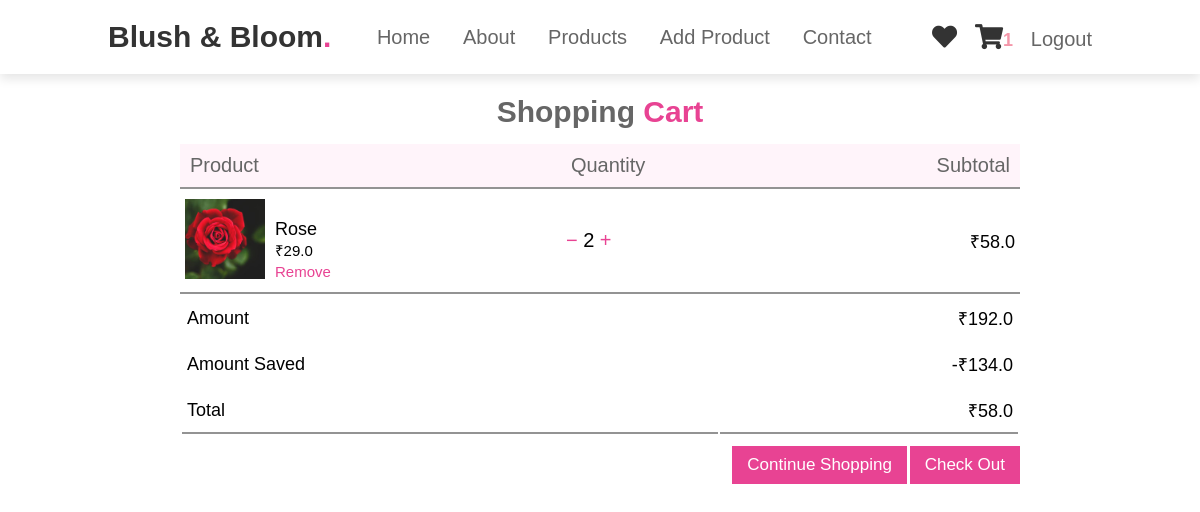
Before: /order-summary/ (signed in) with the older database file.
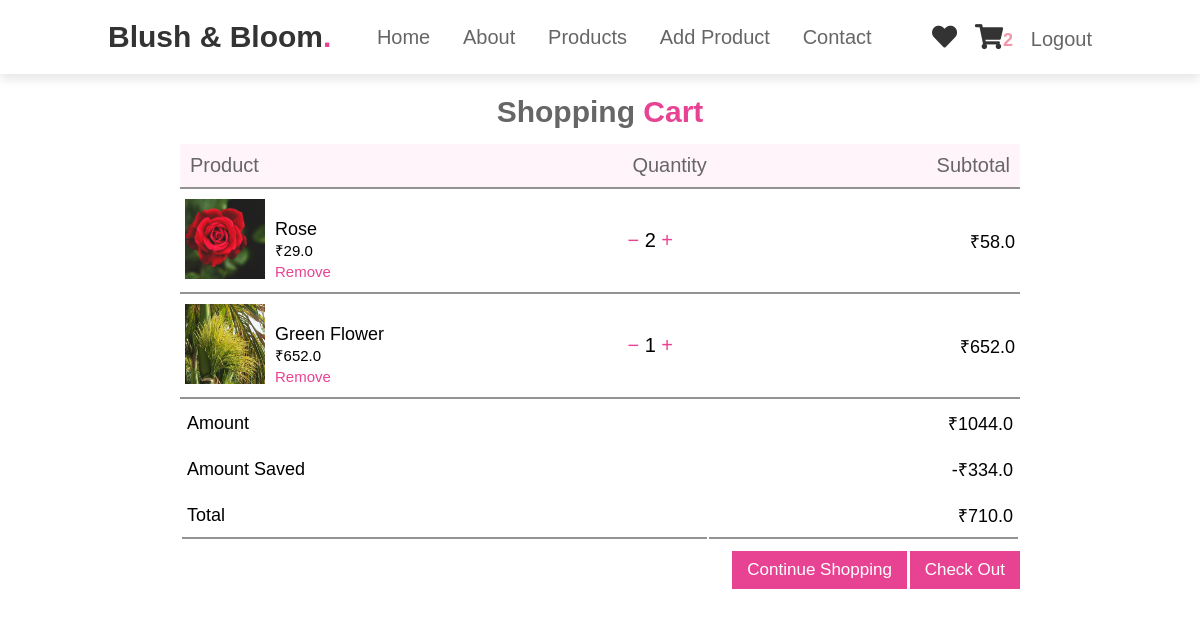
After: the same page with the newer database file.
### core/models.py (models this page shows, shortened)
class CartItem(models.Model):
    user = models.ForeignKey(User, on_delete=models.CASCADE)
    item = models.ManyToManyField(Order)
    start_date = models.DateTimeField(auto_now_add=True)
    order_date = models.DateTimeField(null=True)
    order_address = models.ForeignKey(
        UserAddress, on_delete=models.SET_NULL, blank=True, null=True)
    ordered = models.BooleanField(default=False)
    class Meta:
        verbose_name = 'CartItem'
        verbose_name_plural = 'CartItems'
    def __str__(self):
        return self.user.username
    def get_total_price(self):
        total = 0
        for order_item in self.item.all():
            total += order_item.get_total_item_price()
        return total
    def get_amount_saved(self):
        total = 0
        for order_item in self.item.all():
            total += order_item.get_amount_saved()
        return total
    def price_afted_saved(self):
        total = 0
        for order_item in self.item.all():
            total += order_item.get_final_price()
        return total

class Order(models.Model):
    user = models.ForeignKey(User, on_delete=models.CASCADE)
    ordered = models.BooleanField(default=False)
    wishlist = models.BooleanField(default=False)
    item = models.ForeignKey(Item, on_delete=models.CASCADE)
    quantity = models.IntegerField(default=1)
    class Meta:
        verbose_name_plural = 'Orders'
    def get_total_item_price(self):
        return self.quantity * self.item.price
    def get_discount_item_price(self):
        return self.quantity * self.item.discount_price
    def get_amount_saved(self):
        return self.get_total_item_price() - self.get_discount_item_price()
    def get_final_price(self):
        if self.item.discount_price:
            return self.get_discount_item_price()
        return self.get_total_item_price()

class Item(models.Model):
    flower_name = models.CharField(max_length=100, default="")
    price = models.FloatField()
    discount_price = models.FloatField(blank=True, null=True)
    description = models.TextField()
    category = models.ForeignKey(Category, on_delete=models.CASCADE)
    label = models.CharField(choices=label_choices,
                             default="", max_length=2, blank=True, null=True)
    item_image = models.ImageField(
        upload_to="uploads/", default='/images/no-image.jpg')
    is_auctioned = models.BooleanField(default=False)
    class Meta:
        verbose_name_plural = 'Items'
    def get_add_to_cart_url(self):
        return reverse("core:add-to-cart", kwargs={'pk': self.pk})
    def get_remove_from_cart_url(self):
        return reverse("core:remove-from-cart", kwargs={'pk': self.pk})
    def get_reduce_quantity_item_url(self):
        return reverse("core:reduce-quantity-item", kwargs={'pk': self.pk})

### core/views.py (the view)
# urls.py: path('order-summary/', OrderSummary, name='order-summary'),
@login_required(login_url='/login/')
def OrderSummary(request):
    cart_items, created = CartItem.objects.get_or_create(
        user=request.user, ordered=False)
    context = {'cart_items': cart_items}
    print(cart_items)
    return render(request, 'cart.html', context)

### core/templatetags/cart_tags.py (called while the page is built)
@register.filter
def cart_item_count(user):
    if user.is_authenticated:
        items = CartItem.objects.filter(user=user, ordered=False)
        if items.exists():
            return items[0].item.count()
        else:
            return 0
    else:
        return 0

### Templates/cart.html
{% extends 'base.html' %}
{% load static %}
{% block csslink %}
<link rel="stylesheet" href={% static 'css/cart.css' %}/>
{% endblock csslink %}
{% block content %}
<div class="small-container cart-page">
{% if cart_items.item.all %}
  <h3 class="head">Shopping <span>Cart</span></h3>
  <top>
    <table>
      <tr>
        <th>Product</th>
        <th>Quantity</th>
        <th>Subtotal</th>
      </tr>
      {% for cart_item in cart_items.item.all %}
          <tr>
            <td>
              <div class="cart-info">
                <img src={{cart_item.item.item_image.url}} alt="" />
                <div class="data">
                  <p>{{cart_item.item.flower_name}}</p>
                  <small>&#8377;{{cart_item.item.discount_price}}</small>
                  <br />
                  <a href="{{cart_item.item.get_remove_from_cart_url}}">Remove</a>
                </div>
              </div>
            </td>
            <td style="font-size: 2rem;">
              <a href="{{ cart_item.item.get_reduce_quantity_item_url }}"><span id=plusorminus >&#8722;</span></a>
              {{cart_item.quantity}}
              <a href="{{cart_item.item.get_add_to_cart_url}}"><span id=plusorminus >&#43;</span></a>
            </td>
            <td>&#8377;{{cart_item.get_discount_item_price}}</td>
          </tr>
      {% endfor %}
    </table>
  </top>
  <div class="total-price">
    <table>
      <tr>
        <td>Amount</td>
        <td>&#8377;{{cart_items.get_total_price }}</td>
      </tr>
      <tr>
        <td>Amount saved</td>
        <td>-&#8377;{{cart_items.get_amount_saved}}</td>
      </tr>
      <tr class="under">
        <td>Total</td>
        <td>&#8377;{{cart_items.price_afted_saved}}</td>
      </tr>
    </table>
  </div>
  <div style="display: block ruby;text-align: end;">
    <div class="checkout">
      <a href="{% url 'core:Home-Page' %}">Continue Shopping</a>
    </div>
    <div class="checkout">
      <a href="{% url 'core:checkout' %}">check out</a>
    </div>
  </div>
  {% else %}
  <h3 class="head">Empty<span>Cart</span></h3>
  <div class="checkout" style="text-align: center;">
    <a href="{% url 'core:Home-Page' %}">Continue Shopping</a>
  </div>
  {% endif %}
</div>
    {% endblock content %}

### Templates/base.html (shortened to what this page needs)
{% load static %}
{% load cart_tags %}
<!DOCTYPE html>
<html lang="en">
  <head>
    <link
      rel="stylesheet"
      href="https://cdnjs.cloudflare.com/ajax/libs/font-awesome/5.15.4/css/all.min.css"
    />
    <link rel="stylesheet" href= {% static 'css/style.css' %}/>
    {% block csslink %}
    {% endblock csslink %}
  </head>
  <body>
    <div>
    <header>
      <a href="#" class="logo">Blush & Bloom<span>.</span></a>
      <nav class="navbar">
        <a href="{% url 'core:Home-Page' %}">home</a>
        <a href="#about">about</a>
        <a href="#products">products</a>
        {% if request.user.is_superuser %}
        <a href="/admin/core/item/add/">Add Product</a>
        {% else %}
        <a href="#review">review</a>
        {% endif %}
        <a href="#contact">contact</a>
      </nav>
      <div class="icons">
        <a href="{% url 'core:wishlist' %}" class="fas fa-heart"></a>
        <a href="{% url 'core:order-summary' %}" class="fas fa-shopping-cart"
        ><span style=" color: #f496a9; font-size: large;">{{request.user | cart_item_count }}</span></a>
        {% if request.user.is_authenticated %}
        <a href="{% url 'Accounts:Logout' %}" id="login" style="color: #666; font-size:2rem;">Logout</a>
        {% else %}
        <a href="{% url 'Accounts:Login' %}" class="fas fa-user"></a>
        {% endif %}
      </div>
    </header>
    {% block content %}
    {% endblock content %}
  </div>
  </body>
</html>

Changed rows visible on the page:
added Order: item.item_image (picture), item.flower_name "Green Flower", item.discount_price "652.0", quantity "1", get_discount_item_price "652.0"
computed for CartItem: get_total_price "192.0" → "1044.0"; get_amount_saved "134.0" → "334.0"; price_afted_saved "58.0" → "710.0"
Other visible differences:
{{ request.user | cart_item_count }}: "1" → "2"
